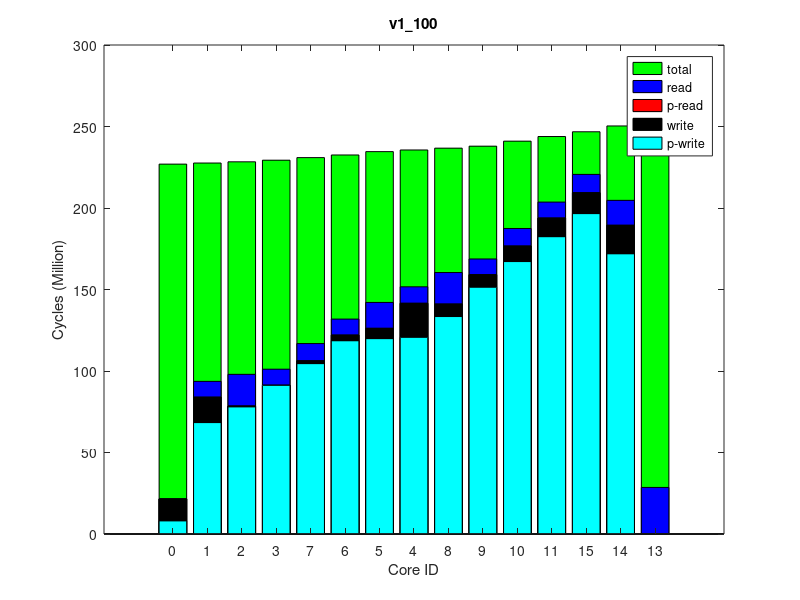

The MATLAB script that drew this image:
times(1, :, :) = [
0, 228680927, 0
0, 229356042, 0
580, 230115701, 0
0, 231104896, 0
0, 237550720, 0
0, 236506690, 0
182, 234378358, 0
0, 232704697, 0
0, 238705759, 0
174, 239966910, 0
0, 243163548, 0
121, 246148594, 0
0, 253488333, 0
0, 252834674, 0
0, 249166539, 0
];
times(2, :, :) = [
0, 228672851, 0
0, 229347081, 0
638, 230109002, 0
0, 231097290, 0
0, 237544887, 0
0, 236499850, 0
236, 234371148, 0
0, 232698186, 0
0, 238700517, 0
290, 239960263, 0
0, 243156792, 0
241, 246138736, 0
0, 253464019, 0
0, 252810262, 0
0, 249156719, 0
];
times(3, :, :) = [
0, 228689238, 0
0, 229361454, 0
464, 230120672, 0
0, 231109532, 0
0, 237553465, 0
0, 236509763, 0
299, 234382532, 0
0, 232709641, 0
0, 238709282, 0
870, 239971779, 0
0, 243166732, 0
0, 246156186, 0
0, 253494929, 0
0, 252842256, 0
0, 249174299, 0
];
times(4, :, :) = [
0, 228685469, 0
0, 229359416, 0
812, 230124020, 0
0, 231111524, 0
0, 237556184, 0
0, 236512374, 0
444, 234384633, 0
0, 232711917, 0
0, 238712379, 0
696, 239973988, 0
0, 243170172, 0
116, 246157099, 0
0, 253514157, 0
0, 252854111, 0
0, 249175520, 0
];
times(5, :, :) = [
0, 228694392, 0
0, 229367217, 0
754, 230127359, 0
0, 231115429, 0
0, 237558892, 0
0, 236514948, 0
66, 234388925, 0
0, 232716143, 0
0, 238714589, 0
1102, 239976802, 0
0, 243173232, 0
232, 246161794, 0
0, 253503017, 0
0, 252842118, 0
0, 249180252, 0
];
times(6, :, :) = [
0, 228692114, 0
0, 229365799, 0
58, 230124459, 0
0, 231114750, 0
0, 237561098, 0
0, 236517159, 0
364, 234388380, 0
0, 232714875, 0
0, 238715499, 0
290, 239977323, 0
0, 243172829, 0
182, 246157485, 0
0, 253506214, 0
0, 252848674, 0
0, 249175915, 0
];
times(7, :, :) = [
0, 228678600, 0
0, 229352457, 0
928, 230111924, 0
0, 231100650, 0
0, 237548821, 0
0, 236504568, 0
370, 234375498, 0
0, 232701446, 0
0, 238704569, 0
58, 239965388, 0
0, 243161451, 0
468, 246149160, 0
0, 253484804, 0
0, 252833944, 0
0, 249167417, 0
];
times(8, :, :) = [
0, 228683240, 0
0, 229356211, 0
638, 230116385, 0
0, 231104243, 0
0, 237549427, 0
0, 236504665, 0
353, 234378313, 0
0, 232704446, 0
0, 238705245, 0
174, 239967590, 0
0, 243164062, 0
0, 246147287, 0
0, 253490093, 0
0, 252831142, 0
0, 249165457, 0
];
times(9, :, :) = [
0, 228693530, 0
0, 229366434, 0
754, 230126183, 0
0, 231115077, 0
0, 237562398, 0
0, 236518384, 0
541, 234390498, 0
0, 232715759, 0
0, 238719256, 0
996, 239980206, 0
0, 243178545, 0
410, 246160284, 0
0, 253500411, 0
0, 252843310, 0
0, 249178538, 0
];
times(10, :, :) = [
0, 228681088, 0
0, 229354134, 0
406, 230113674, 0
0, 231101120, 0
0, 237547661, 0
0, 236502948, 0
305, 234375576, 0
0, 232701958, 0
0, 238703996, 0
232, 239964997, 0
0, 243161607, 0
232, 246152622, 0
0, 253496700, 0
0, 252843202, 0
0, 249170483, 0
];
ave_times = round(squeeze(mean(times)));
format long g, ave_times
std_times = round(squeeze(std(times)));
format long g, std_times
polling_read_times = ave_times;
times(1, :, :) = [
8043663, 226842429, 0
68360536, 227512442, 0
77998825, 228264492, 0
91217091, 229247571, 0
120662232, 235518362, 0
119866498, 234506941, 0
118562028, 232450532, 0
104538269, 230838358, 0
133443111, 236632210, 0
151385514, 237848642, 0
167169286, 240927040, 0
182402307, 243763523, 0
0, 250902373, 0
171923976, 250243660, 0
196545226, 246682518, 0
];
times(2, :, :) = [
8021539, 226813812, 0
68313651, 227483419, 0
77922099, 228236039, 0
91149215, 229218017, 0
120610395, 235492122, 0
119823472, 234479855, 0
118512357, 232420405, 0
104462515, 230808501, 0
133383117, 236605454, 0
151334493, 237822697, 0
167115322, 240901406, 0
182382987, 243743816, 0
0, 250886055, 0
171897894, 250231473, 0
196535761, 246663343, 0
];
times(3, :, :) = [
8026890, 226811101, 0
68338019, 227481114, 0
77966087, 228232048, 0
91178076, 229215421, 0
120597679, 235484743, 0
119814130, 234473683, 0
118507043, 232417856, 0
104521535, 230806521, 0
133377231, 236597881, 0
151329517, 237814171, 0
167119778, 240892394, 0
182401709, 243733424, 0
0, 250877026, 0
171870178, 250217503, 0
196533481, 246653409, 0
];
times(4, :, :) = [
8032237, 226813844, 0
68331592, 227482288, 0
77959025, 228234634, 0
91165412, 229216745, 0
120620746, 235488834, 0
119822430, 234478733, 0
118506870, 232419313, 0
104496715, 230807509, 0
133394893, 236603360, 0
151351398, 237819352, 0
167133003, 240896019, 0
182395159, 243744663, 0
0, 250894221, 0
171905132, 250242849, 0
196580819, 246663416, 0
];
times(5, :, :) = [
8033111, 226828303, 0
68331421, 227499362, 0
77937037, 228250411, 0
91168164, 229232761, 0
120652285, 235503882, 0
119847793, 234492659, 0
118531816, 232434670, 0
104470618, 230823058, 0
133419400, 236618660, 0
151381835, 237835393, 0
167149821, 240914082, 0
182406807, 243752772, 0
0, 250880984, 0
171913289, 250231772, 0
196560781, 246672697, 0
];
times(6, :, :) = [
8043714, 226821211, 0
68361376, 227491535, 0
77983660, 228243493, 0
91209177, 229226586, 0
120663497, 235499688, 0
119887053, 234488226, 0
118590442, 232430758, 0
104553447, 230817557, 0
133429822, 236615195, 0
151402608, 237832142, 0
167158217, 240912500, 0
182432391, 243759300, 0
0, 250874466, 0
171896834, 250228264, 0
196563574, 246678438, 0
];
times(7, :, :) = [
8029644, 226809771, 0
68345905, 227478353, 0
77973600, 228227030, 0
91189806, 229209426, 0
120655278, 235478449, 0
119869718, 234467890, 0
118589196, 232412011, 0
104533852, 230800365, 0
133428356, 236591402, 0
151385071, 237806720, 0
167160409, 240884632, 0
182423222, 243730191, 0
0, 250858791, 0
171906205, 250205626, 0
196589713, 246650095, 0
];
times(8, :, :) = [
8028266, 226815397, 0
68337135, 227485194, 0
77962430, 228236642, 0
91162895, 229219589, 0
120632192, 235490533, 0
119840285, 234480309, 0
118538043, 232423306, 0
104510397, 230810659, 0
133399416, 236603982, 0
151340726, 237819527, 0
167108965, 240896461, 0
182307503, 243732183, 0
0, 250854734, 0
171883276, 250198464, 0
196526950, 246651401, 0
];
times(9, :, :) = [
8041211, 226829440, 0
68368006, 227499493, 0
77981353, 228249091, 0
91220091, 229232076, 0
120650645, 235501864, 0
119853027, 234490618, 0
118560122, 232434192, 0
104565310, 230821608, 0
133406002, 236615266, 0
151340464, 237832116, 0
167121447, 240910352, 0
182376455, 243749903, 0
0, 250884621, 0
171878337, 250229034, 0
196565324, 246669096, 0
];
times(10, :, :) = [
8035345, 226817961, 0
68402991, 227487660, 0
78043252, 228240945, 0
91227069, 229223218, 0
120691543, 235493436, 0
119902916, 234483367, 0
118583302, 232426447, 0
104554855, 230814281, 0
133450261, 236606627, 0
151396438, 237823654, 0
167150991, 240898381, 0
182418933, 243736533, 0
0, 250874418, 0
171913418, 250215768, 0
196551476, 246655503, 0
];
ave_times = round(squeeze(mean(times)));
format long g, ave_times
std_times = round(squeeze(std(times)));
format long g, std_times
polling_write_times = ave_times;
times(1, :, :) = [
0, 253939359, 0
9694523, 254675787, 64000
19401823, 255495378, 128000
9859445, 256531493, 64000
10123639, 263481892, 64000
15853853, 262364187, 128000
9840190, 260069890, 64000
10476549, 258259819, 64000
19350165, 264714520, 128000
9607179, 266048778, 64000
10757973, 269404618, 64000
9715708, 272519794, 64000
28571123, 280232545, 255980
15308297, 279525469, 128000
11024999, 275716451, 64000
];
times(2, :, :) = [
0, 253958618, 0
9688618, 254696011, 64000
19403023, 255514567, 128000
9853490, 256550995, 64000
10118661, 263498993, 64000
15903965, 262381250, 128000
9818401, 260087201, 64000
10558925, 258276922, 64000
19352278, 264731858, 128000
9562570, 266066829, 64000
10824458, 269421991, 64000
9709971, 272541047, 64000
28568581, 280249326, 255980
15286666, 279543195, 128000
11093335, 275738407, 64000
];
times(3, :, :) = [
0, 253951094, 0
9692911, 254688586, 64000
19386638, 255507257, 128000
9840886, 256541921, 64000
10116506, 263484849, 64000
15899252, 262367035, 128000
9803250, 260073489, 64000
10423278, 258262837, 64000
19340167, 264716939, 128000
9638589, 266051359, 64000
10759168, 269408060, 64000
9778167, 272526802, 64000
28569245, 280233471, 255980
15309351, 279522682, 128000
11077094, 275724138, 64000
];
times(4, :, :) = [
0, 253974504, 0
9706885, 254710472, 64000
19403164, 255527862, 128000
9857194, 256564931, 64000
10123201, 263500635, 64000
15860998, 262382498, 128000
9817217, 260088570, 64000
10469956, 258278201, 64000
19326122, 264732014, 128000
9633256, 266066995, 64000
10781409, 269420539, 64000
9774104, 272540831, 64000
28566885, 280232404, 255980
15317159, 279528318, 128000
11027962, 275737481, 64000
];
times(5, :, :) = [
0, 253969826, 0
9709203, 254705763, 64000
19408947, 255523252, 128000
9869431, 256559378, 64000
10130489, 263513516, 64000
15849814, 262395693, 128000
9828145, 260101775, 64000
10548826, 258291411, 64000
19352802, 264748430, 128000
9565490, 266083152, 64000
10786955, 269440158, 64000
9788109, 272556579, 64000
28567260, 280265247, 255980
15311929, 279561219, 128000
11196748, 275753451, 64000
];
times(6, :, :) = [
0, 253968172, 0
9691141, 254706407, 64000
19391528, 255524017, 128000
9768806, 256573014, 64000
10115030, 263509032, 64000
15913064, 262391781, 128000
9808553, 260097856, 64000
10617524, 258287313, 64000
19348968, 264744448, 128000
9667406, 266079022, 64000
10746596, 269436338, 64000
9745191, 272554988, 64000
28569979, 280264768, 255980
15286280, 279560873, 128000
11032944, 275752315, 64000
];
times(7, :, :) = [
0, 253950331, 0
9703795, 254688424, 64000
19384498, 255506539, 128000
9737504, 256541939, 64000
10111980, 263490211, 64000
15899058, 262372373, 128000
9798926, 260078416, 64000
10631618, 258268720, 64000
19354273, 264722370, 128000
9568988, 266056976, 64000
10816466, 269412880, 64000
9707388, 272530204, 64000
28570518, 280235470, 255980
15295198, 279530587, 128000
11025992, 275727625, 64000
];
times(8, :, :) = [
0, 253970613, 0
9685820, 254707078, 64000
19387262, 255525124, 128000
9769799, 256563396, 64000
10120364, 263510917, 64000
15904747, 262393349, 128000
9818736, 260099596, 64000
10601183, 258287103, 64000
19346265, 264743961, 128000
9681748, 266078393, 64000
10773332, 269433699, 64000
9891367, 272547012, 64000
28573807, 280251167, 255980
15253323, 279547471, 128000
11625856, 275743800, 64000
];
times(9, :, :) = [
0, 253958879, 0
9706959, 254696753, 64000
19387798, 255513915, 128000
9766010, 256547329, 64000
10118664, 263483030, 64000
15909612, 262364377, 128000
9814535, 260070986, 64000
10621442, 258260820, 64000
19321490, 264714886, 128000
9642253, 266049176, 64000
10793569, 269404670, 64000
9898189, 272523827, 64000
28572584, 280222761, 255980
15249997, 279521919, 128000
11650014, 275720814, 64000
];
times(10, :, :) = [
0, 253988357, 0
9690784, 254725917, 64000
19401234, 255544263, 128000
9860910, 256582069, 64000
10121090, 263519000, 64000
15858062, 262401463, 128000
9819159, 260107783, 64000
10527776, 258297432, 64000
19357725, 264750769, 128000
9687145, 266085511, 64000
10695802, 269441210, 64000
9897066, 272560274, 64000
28573694, 280257789, 255980
15259107, 279560753, 128000
11615956, 275757367, 64000
];
ave_times = round(squeeze(mean(times)));
format long g, ave_times
std_times = round(squeeze(std(times)));
format long g, std_times
read_times = ave_times;
times(1, :, :) = [
0, 226921830, 0
0, 227590758, 0
0, 228340896, 0
0, 229322796, 0
0, 235596326, 0
0, 234586420, 0
0, 232527662, 0
0, 230913818, 0
0, 236710505, 0
0, 237927190, 0
0, 241007428, 0
0, 243849261, 0
0, 250989638, 0
0, 250335580, 0
0, 246767343, 0
];
times(2, :, :) = [
0, 226913144, 0
0, 227582481, 0
0, 228335795, 0
0, 229318675, 0
0, 235593810, 0
0, 234582151, 0
0, 232521037, 0
0, 230909509, 0
0, 236707648, 0
0, 237922566, 0
0, 241003156, 0
0, 243844754, 0
0, 250997929, 0
0, 250337039, 0
0, 246764832, 0
];
times(3, :, :) = [
0, 226917545, 0
0, 227586847, 0
0, 228340358, 0
0, 229324900, 0
0, 235599772, 0
0, 234588284, 0
0, 232528049, 0
0, 230915335, 0
0, 236714934, 0
0, 237931351, 0
0, 241012315, 0
0, 243852636, 0
0, 250975421, 0
0, 250325127, 0
0, 246771996, 0
];
times(4, :, :) = [
0, 226908947, 0
0, 227578600, 0
0, 228330016, 0
0, 229314123, 0
0, 235587925, 0
0, 234576152, 0
0, 232516767, 0
0, 230904161, 0
0, 236703016, 0
0, 237919556, 0
0, 240998845, 0
0, 243846993, 0
0, 250981184, 0
0, 250327457, 0
0, 246765869, 0
];
times(5, :, :) = [
0, 226933890, 0
0, 227602887, 0
0, 228355472, 0
0, 229338386, 0
0, 235609153, 0
0, 234597922, 0
0, 232541511, 0
0, 230929381, 0
0, 236723698, 0
0, 237940596, 0
0, 241020324, 0
0, 243859309, 0
0, 250994758, 0
0, 250341553, 0
0, 246779171, 0
];
times(6, :, :) = [
0, 226917553, 0
0, 227585288, 0
0, 228336931, 0
0, 229320375, 0
0, 235593359, 0
0, 234580392, 0
0, 232523265, 0
0, 230910367, 0
0, 236707451, 0
0, 237925254, 0
0, 241007321, 0
0, 243844355, 0
0, 250978583, 0
0, 250328750, 0
0, 246764007, 0
];
times(7, :, :) = [
0, 226913615, 0
0, 227580921, 0
0, 228332395, 0
0, 229317091, 0
0, 235594327, 0
0, 234582619, 0
0, 232522178, 0
0, 230908315, 0
0, 236707841, 0
0, 237926143, 0
0, 241005030, 0
0, 243851710, 0
0, 250986173, 0
0, 250344108, 0
0, 246770531, 0
];
times(8, :, :) = [
0, 226921833, 0
0, 227588878, 0
0, 228340521, 0
0, 229323452, 0
0, 235598397, 0
0, 234587156, 0
0, 232526948, 0
0, 230914146, 0
0, 236713765, 0
0, 237932762, 0
0, 241013588, 0
0, 243856909, 0
0, 250996617, 0
0, 250345245, 0
0, 246776466, 0
];
times(9, :, :) = [
0, 226923088, 0
0, 227591132, 0
0, 228342772, 0
0, 229327480, 0
0, 235601057, 0
0, 234589359, 0
0, 232530279, 0
0, 230917324, 0
0, 236714712, 0
0, 237930248, 0
0, 241004388, 0
0, 243845935, 0
0, 250989716, 0
0, 250328025, 0
0, 246764572, 0
];
times(10, :, :) = [
0, 226939417, 0
0, 227608965, 0
0, 228362219, 0
0, 229345456, 0
0, 235618282, 0
0, 234607727, 0
0, 232547620, 0
0, 230935514, 0
0, 236733636, 0
0, 237951332, 0
0, 241031992, 0
0, 243885463, 0
0, 251024128, 0
0, 250366920, 0
0, 246804165, 0
];
ave_times = round(squeeze(mean(times)));
format long g, ave_times
std_times = round(squeeze(std(times)));
format long g, std_times
total_times = ave_times;
times(1, :, :) = [
21552626, 229583836, 64000
83890828, 230257569, 128000
78473738, 231005849, 64000
91244503, 231983090, 64000
141588491, 238253922, 128000
126214521, 237242072, 64000
122076346, 235189403, 64000
106290407, 233574778, 64000
141132270, 239366498, 64000
159153059, 240585034, 64000
176701754, 243658848, 64000
193864149, 246506386, 64000
0, 253627336, 0
189418810, 252975753, 64000
209269598, 249427128, 64000
];
times(2, :, :) = [
21527456, 229584502, 64000
83879090, 230260813, 128000
78466710, 231008929, 64000
91195555, 231986828, 64000
141488380, 238260262, 128000
126136433, 237247415, 64000
121929860, 235191049, 64000
106200455, 233578951, 64000
141009863, 239370170, 64000
159088999, 240588987, 64000
176689390, 243662777, 64000
193874726, 246509265, 64000
0, 253607040, 0
189410710, 252961365, 64000
209568240, 249430019, 64000
];
times(3, :, :) = [
21527472, 229567086, 64000
84066601, 230241203, 128000
78708607, 230990199, 64000
91450415, 231967067, 64000
141586176, 238235274, 128000
126232023, 237223831, 64000
122142340, 235170219, 64000
106437251, 233558101, 64000
141086279, 239347443, 64000
159082418, 240564173, 64000
176672014, 243639165, 64000
193831724, 246477068, 64000
0, 253617981, 0
189390419, 252956305, 64000
209471217, 249396529, 64000
];
times(4, :, :) = [
21541545, 229582840, 64000
84023224, 230257528, 128000
78642567, 231006162, 64000
91364572, 231984193, 64000
141688815, 238254865, 128000
126294411, 237241947, 64000
122148920, 235187371, 64000
106382649, 233576151, 64000
141208000, 239366017, 64000
159303608, 240583593, 64000
176780272, 243657308, 64000
193958923, 246498993, 64000
0, 253624954, 0
189421094, 252971218, 64000
209321870, 249420469, 64000
];
times(5, :, :) = [
21513501, 229566294, 64000
83818697, 230241123, 128000
78412634, 230990906, 64000
91162185, 231968467, 64000
141448797, 238240687, 128000
126089692, 237228832, 64000
121921094, 235176433, 64000
106178852, 233560536, 64000
140942466, 239350973, 64000
158998649, 240566537, 64000
176525862, 243639772, 64000
193784688, 246490350, 64000
0, 253622969, 0
189393335, 252963884, 64000
209418628, 249412205, 64000
];
times(6, :, :) = [
21508845, 229567946, 64000
83866415, 230241477, 128000
78511984, 230992447, 64000
91244833, 231969841, 64000
141491029, 238241285, 128000
126141429, 237228585, 64000
121975669, 235175696, 64000
106208773, 233562888, 64000
141004578, 239349919, 64000
159092344, 240568541, 64000
176616707, 243643148, 64000
193855209, 246489506, 64000
0, 253633991, 0
189405012, 252981804, 64000
209272758, 249410947, 64000
];
times(7, :, :) = [
21541435, 229577736, 64000
83944381, 230255105, 128000
78481945, 231001109, 64000
91230194, 231979561, 64000
141435835, 238248582, 128000
126101245, 237235959, 64000
121958442, 235184899, 64000
106244043, 233572456, 64000
140973512, 239359490, 64000
159003228, 240577708, 64000
176537046, 243652588, 64000
193645882, 246491592, 64000
0, 253608620, 0
189360982, 252954145, 64000
209251470, 249413383, 64000
];
times(8, :, :) = [
21551105, 229596180, 64000
83799198, 230271204, 128000
78400613, 231018016, 64000
91104939, 231994955, 64000
141503539, 238264693, 128000
126103980, 237253070, 64000
121892559, 235200904, 64000
106134305, 233586066, 64000
141058520, 239375124, 64000
159061822, 240592041, 64000
176702427, 243665508, 64000
193875209, 246509425, 64000
0, 253639001, 0
189417073, 252995344, 64000
209527117, 249429603, 64000
];
times(9, :, :) = [
21524446, 229562338, 64000
84085496, 230235944, 128000
78691763, 230986061, 64000
91414029, 231963222, 64000
141593366, 238232020, 128000
126249773, 237220410, 64000
122133975, 235169390, 64000
106403092, 233555509, 64000
141126849, 239343261, 64000
159168166, 240560152, 64000
176708380, 243636102, 64000
193813210, 246486290, 64000
0, 253610799, 0
189387064, 252968348, 64000
209406717, 249407241, 64000
];
times(10, :, :) = [
21581238, 229605784, 64000
84128164, 230278716, 128000
78756570, 231027640, 64000
91489624, 232005208, 64000
141609637, 238277783, 128000
126277620, 237264968, 64000
122155660, 235211855, 64000
106402500, 233597185, 64000
141166944, 239390826, 64000
159166760, 240608822, 64000
176695080, 243681966, 64000
193885740, 246527636, 64000
0, 253664797, 0
189458404, 253010647, 64000
209275446, 249447289, 64000
];
ave_times = round(squeeze(mean(times)));
format long g, ave_times
std_times = round(squeeze(std(times)));
format long g, std_times
write_times = ave_times;
mytitle = 'v1\_100';
order = [1 2 3 4 8 7 6 5 9 10 11 12 15 14 13];

total_times = total_times(:, 2)(order);

read_times = read_times(:, 1)(order);
write_times = write_times(:, 1)(order);

polling_read_times = polling_read_times(:, 1)(order);
polling_write_times = polling_write_times(:, 1)(order);

total_times /= 1000000;

read_times /= 1000000;
write_times /= 1000000;

polling_read_times /= 1000000;
polling_write_times /= 1000000;

% laying read on top of write
read_times += write_times;
polling_read_times += write_times;

figure(1);
clf()
% set(gcf, 'Position', get(0,'Screensize'));
% set(gcf,'units','normalized','outerposition',[0 0 1 1])
bar(0:14, total_times,'g');
hold on;
bar(0:14, read_times,'b');
bar(0:14, polling_read_times,'r');
bar(0:14, write_times,'k');
bar(0:14, polling_write_times,'c');
hold off

axis([-2 16 0 300])
% axis([-1 15])
set(gca,'XTick',0:14);
set(gca,'xticklabel',{ '0'; '1'; '2'; '3'; '7'; '6'; '5'; '4'; '8'; '9'; '10'; '11'; '15'; '14'; '13' })

xlabel('Core ID')
ylabel('Cycles (Million)')

legend('total', 'read', 'p-read', 'write', 'p-write')
title(mytitle)
print(1, strcat(mytitle, '.png'))
